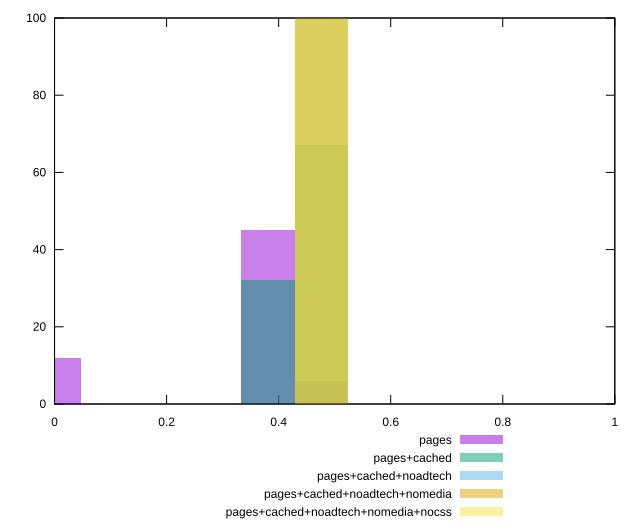

Write gnuplot code to recreate this figure.
reset

$pages <<EOF
1.0474406816989328 37
0.38088752061779374 45
0.4761094007722422 6
0 12
EOF

$pagesCached <<EOF
1.0474406816989328 1
0.38088752061779374 32
0.4761094007722422 67
EOF

$pagesCachedNoadtech <<EOF
0.4761094007722422 100
EOF

$pagesCachedNoadtechNomedia <<EOF
0.4761094007722422 100
EOF

$pagesCachedNoadtechNomediaNocss <<EOF
0.4761094007722422 100
EOF

set key outside below
set boxwidth 0.09522188015444844
set xrange [0:1]
set yrange [0:100]
set trange [0:100]
set style fill transparent solid 0.5 noborder
set terminal svg size 640, 530 enhanced background rgb 'white'
set output "report_00009_2021-02-08T22-37-41.559Z/uses-rel-preload/comparison/histogram/all_score.svg"

plot $pages title "pages" with boxes, \
     $pagesCached title "pages+cached" with boxes, \
     $pagesCachedNoadtech title "pages+cached+noadtech" with boxes, \
     $pagesCachedNoadtechNomedia title "pages+cached+noadtech+nomedia" with boxes, \
     $pagesCachedNoadtechNomediaNocss title "pages+cached+noadtech+nomedia+nocss" with boxes

reset
